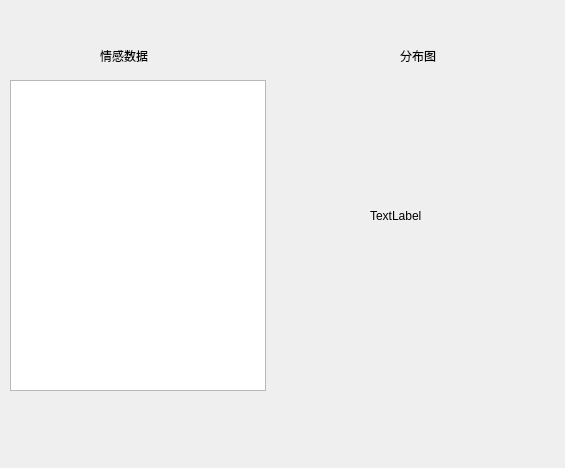
<?xml version="1.0" encoding="UTF-8"?>
<ui version="4.0">
 <class>Dialog</class>
 <widget class="QDialog" name="Dialog">
  <property name="geometry">
   <rect>
    <x>0</x>
    <y>0</y>
    <width>565</width>
    <height>468</height>
   </rect>
  </property>
  <property name="windowTitle">
   <string>Dialog</string>
  </property>
  <widget class="QTableWidget" name="tableWidget">
   <property name="geometry">
    <rect>
     <x>10</x>
     <y>80</y>
     <width>256</width>
     <height>311</height>
    </rect>
   </property>
  </widget>
  <widget class="QLabel" name="label">
   <property name="geometry">
    <rect>
     <x>370</x>
     <y>210</y>
     <width>54</width>
     <height>12</height>
    </rect>
   </property>
   <property name="text">
    <string>TextLabel</string>
   </property>
  </widget>
  <widget class="QLabel" name="label_2">
   <property name="geometry">
    <rect>
     <x>100</x>
     <y>50</y>
     <width>54</width>
     <height>12</height>
    </rect>
   </property>
   <property name="text">
    <string>情感数据</string>
   </property>
  </widget>
  <widget class="QLabel" name="label_3">
   <property name="geometry">
    <rect>
     <x>400</x>
     <y>50</y>
     <width>54</width>
     <height>12</height>
    </rect>
   </property>
   <property name="text">
    <string>分布图</string>
   </property>
  </widget>
 </widget>
 <resources/>
 <connections/>
</ui>
